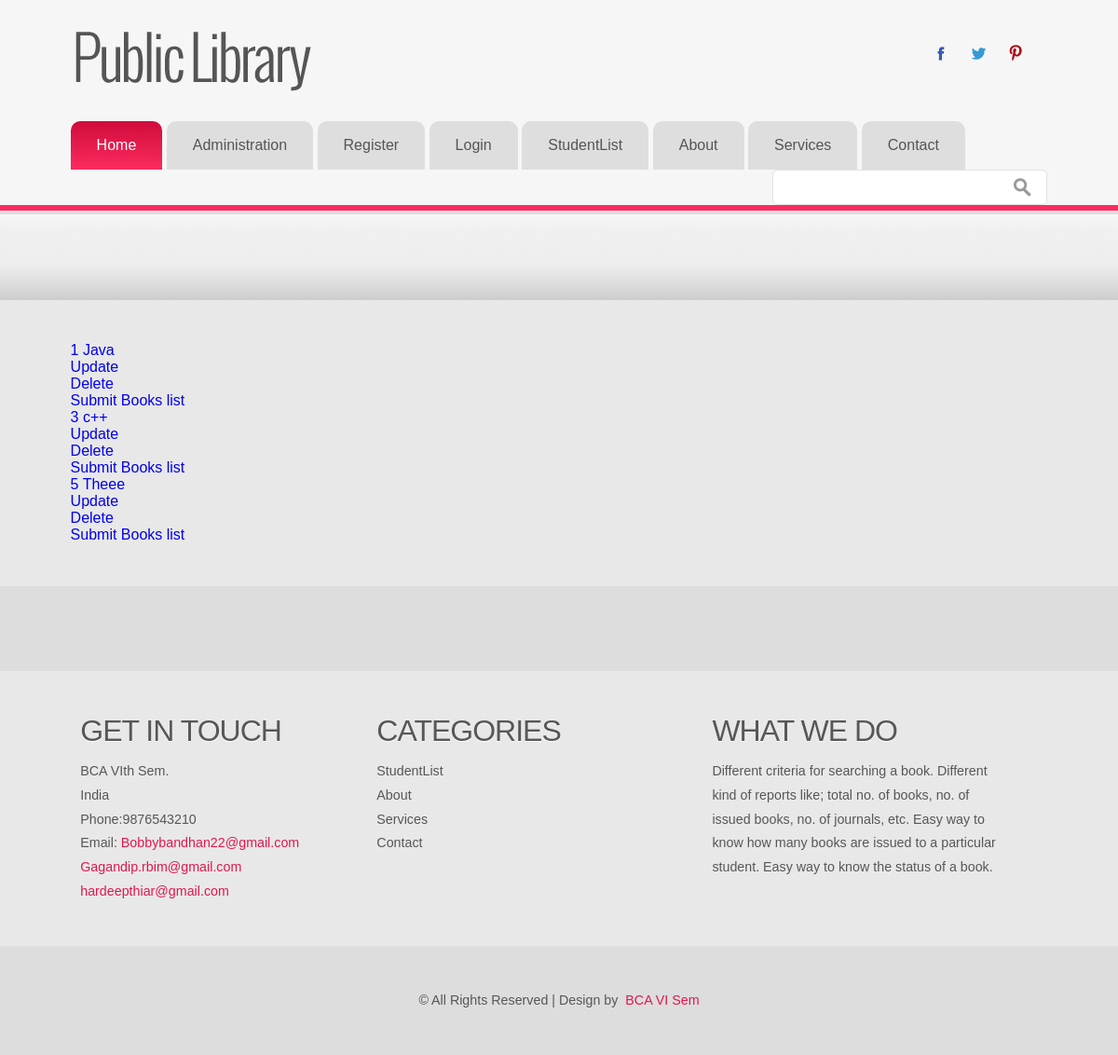
/book/, run on the app's committed database.
### libsys/models.py (models this page shows, shortened)
class Book(models.Model):
	accno = models.IntegerField(primary_key=True)
	author = models.CharField(max_length=50)
	title = models.CharField(max_length=50)
	publication = models.CharField(max_length=50)
	edition = models.CharField(max_length=50)
	no_of_copies = models.IntegerField()
	volume = models.CharField(max_length=50)
	date_purchase = models.DateField()
	price = models.FloatField()
	status = models.CharField(max_length=50)

### libsys/views.py (the view)
# urls.py: url(r'^book/$', views.Books.as_view(), name='books'),
class Books(ListView):
	template_name = "libsys/books.html"
	model=Book

### libsys/templates/libsys/books.html
{% extends 'libsys/LLLL.html' %}
{% block content %}
	{% for Book in object_list %}
	<div class="col-md-12">
		<a href="{% url 'book_detail' Book.pk %}">
			{{ Book.accno }}
			{{ Book.title }}
		</a>
	</div>
	<div class="col-md-12">
		<a href="{% url 'book_update' Book.pk %}">
			Update
		</a>
	</div>
	<div class="col-md-12">
		<a href="{% url 'book_delete' Book.pk %}">
			Delete
		</a>
	</div>
	<div class="col-md-12">
		<a href="{% url 'book_create' %}">
			Submit Books list
		</a>
	</div>
	{% endfor %}
{% endblock %}

### libsys/static/libsys/css/style.css (style rules this page uses)
html,body,div,span,applet,object,iframe,h1,h2,h3,h4,h5,h6,p,blockquote,pre,a,abbr,acronym,address,big,cite,code,del,dfn,em,img,ins,kbd,q,s,samp,small,strike,strong,sub,sup,tt,var,b,u,i,dl,dt,dd,ol,nav ul,nav li,fieldset,form,label,legend,table,caption,tbody,tfoot,thead,tr,th,td,article,aside,canvas,details,embed,figure,figcaption,footer,header,hgroup,menu,nav,output,ruby,section,summary,time,mark,audio,video { margin:0;padding:0;border:0;font-size:100%;font:inherit;vertical-align:baseline; }
a { text-decoration:none; }
body { background-color: #f6f6f6; font-family: Arial, Geneva,Helvetica, sans-serif; font-size: 100%; }

### data on the page
Book: accno "1", title "Java"
Book: accno "3", title "c++"
Book: accno "5", title "Theee"
